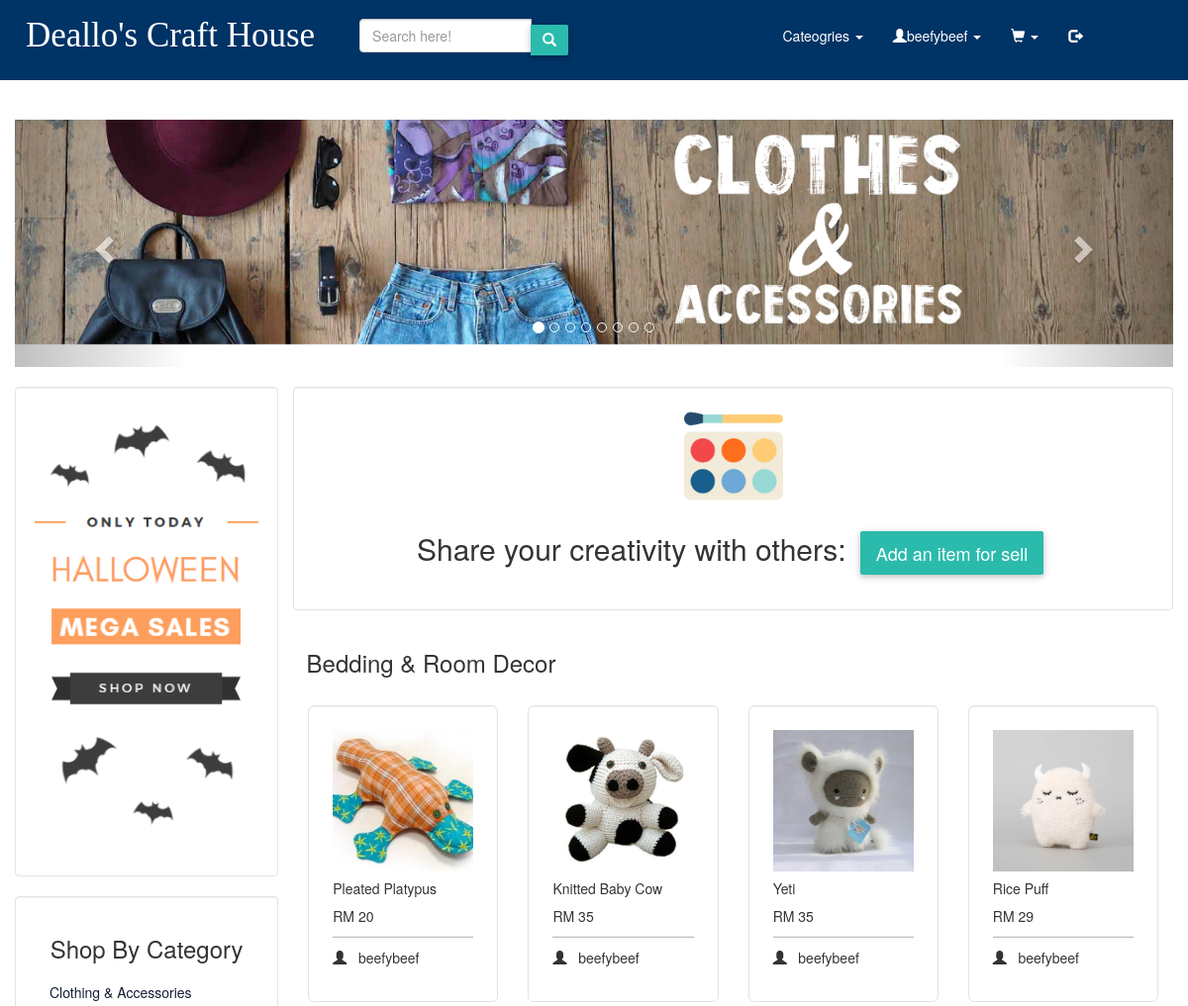
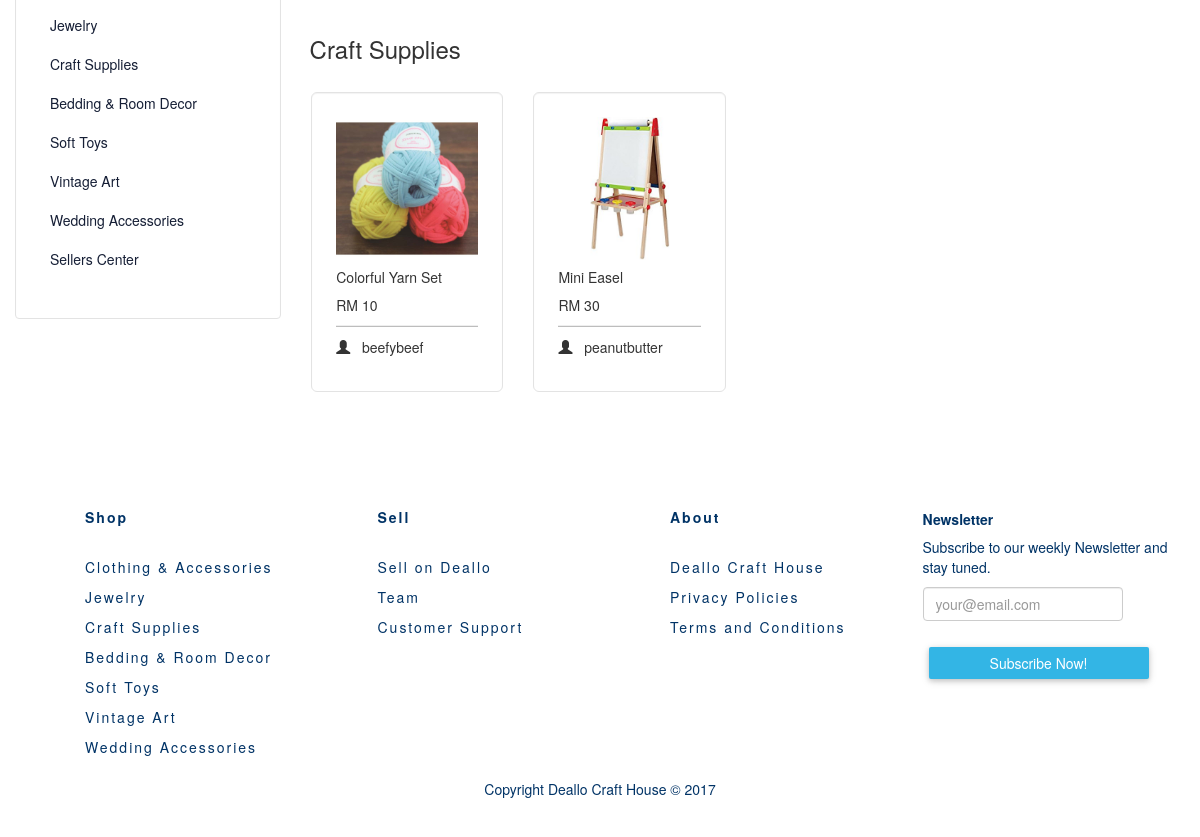
The app's page /index.php (signed in) with its own data (2 pictures, top to bottom).
### tables this page shows
CREATE TABLE `product` (
  `id` int(11) NOT NULL,
  `name` varchar(80) NOT NULL,
  `summary` varchar(255) NOT NULL,
  `price` double NOT NULL,
  `quantity` varchar(10) NOT NULL,
  `image` varchar(100) NOT NULL,
  `product_owner` varchar(255) NOT NULL,
  `category` varchar(255) NOT NULL
);

### index.php (the view, shortened to what this page needs)
<?php include 'includes/product_config.php' ?>
<!DOCTYPE html>
<html lang="en">
<head>
    <link rel="stylesheet=" href="styles/bootstrap/bootstrap.css"/>
    <link rel="stylesheet" href="https://maxcdn.bootstrapcdn.com/bootstrap/3.3.7/css/bootstrap.min.css"/>
    <link rel="stylesheet" type="text/css" href="styles/test.css"/>
    <link rel="stylesheet" type="text/css" href="styles/buttons.css"/>
    <link rel="stylesheet" type="text/css" href="styles/footer.css"/>
    <link rel="stylesheet" href="http://maxcdn.bootstrapcdn.com/font-awesome/4.2.0/css/font-awesome.min.css">
</head>
<body class="index_bg">
<?php include "templates/navbar_index.php" ?>
<body>
    <div class="container-fluid"" >
	     <div class="row">
	       <div class="col-lg-12 col-md-12 col-sm-12 col-xs-12">
	       <br>
	         <?php include 'templates/carousel_slides.php' ?>
		    </div>
    	</div>
	<div class="row" style="padding-right: 15px;">
		<div class="col-lg-3 col-md-3">
    <br>
    <div class="well" style="background-color: white; ">
      <div class="ads" style="border-radius: 50px;">
        <img src="images/ads/ad1.png" class="img-responsive"/>
      </div>
    </div>
      <div class="well" style="background-color: white; ">
		  <h3 align="center">Shop By Category</h3>
		  <div class="list-group categories" style="border-radius: 50px;">
        <div class="category-list-group">
  			<a href="pages/products/clothingAcc.php" class="list-group-item">Clothing &amp; Accessories</a>
  			<a href="pages/products/jewelry.php" class="list-group-item">Jewelry</a>
  			<a href="pages/products/craftSupplies.php" class="list-group-item">Craft Supplies</a>
  			<a href="pages/products/bedding.php" class="list-group-item">Bedding &amp; Room Decor</a>
  			<a href="pages/products/softToys.php" class="list-group-item">Soft Toys</a>
  			<a href="pages/products/vintage.php" class="list-group-item">Vintage Art</a>
  			<a href="pages/products/wedding.php" class="list-group-item">Wedding Accessories</a>
  			<a href="pages/myProducts.php" class="list-group-item">Sellers Center</a>
        </div>
		  </div>
		</div>
	</div>
    <div class="col-lg-9 col-md-9">
    <div class="row">
    <br>
    <div class="well" style="background-color: white;">
    <div class="welcome_heading" align="center">
    <img src="images/watercolor.png" class="img-responsive" style="max-width: 100px; max-height: 100px;"/>
    <h2> Share your creativity with others: <a href="pages/addproducts.php" class="btn btn-lg btn-default my-cart-btn">Add an item for sell</a></h2>
    </div>
    </div>
    </div>
    </div>
		<div class="col-lg-9 col-md-9" class="products">
		<div class="row">
      <h3> &nbsp; Bedding & Room Decor </h3>
			  <?php
				  $stmt = $dbh->prepare('SELECT * FROM product WHERE category= "Soft Toys" LIMIT 4 OFFSET 0');
				  $stmt->execute();
				  if($stmt->rowCount() > 0)
				  {
					while($row=$stmt->fetch(PDO::FETCH_ASSOC))
					{
					  extract($row);
			  ?>
					<div class="col-lg-3 col-md-3 col-sm-3 col-xs-3">
					  <br/>
							  <div class="well well-lg" style="background-color: white;">
								 <img src="images/product_images/<?php echo $row['image']; ?>" alt="Product Image" align="middle" class="img-responsive mx-auto d-block" width="200" height="200" />
								<div class="card-body">
								  <h5 class="card-title">
									<a href="pages/products.php"><?php echo $name ?></a>
								  </h5>
								  <p class="product-price">
									  RM <?php echo $price; ?>
								  </p>
								  <hr class="divider-owner"/>
								  <p><span class="glyphicon glyphicon-user"></span>&nbsp; &nbsp;<?php echo $row['product_owner']; ?></p>
							  </div>
							</div>
					</div>
				<?php
					}
				?>
				</div>
        <?php
        }
        ?>
        <div class="row">
         <h3> &nbsp; Craft Supplies </h3>
        <?php
          $stmt = $dbh->prepare('SELECT * FROM product WHERE category= "Craft Supplies" LIMIT 4 OFFSET 0');
          $stmt->execute();
          if($stmt->rowCount() > 0)
          {
          while($row=$stmt->fetch(PDO::FETCH_ASSOC))
          {
            extract($row);
        ?>
          <div class="col-lg-3 col-md-3 col-sm-3 col-xs-3">
            <br/>
                <div class="well well-lg" style="background-color: white;">
                 <img src="images/product_images/<?php echo $row['image']; ?>" alt="Product Image" align="middle" class="img-responsive mx-auto d-block" width="200" height="200" />
                <div class="card-body">
                  <h5 class="card-title">
                  <a href="pages/products.php" ><?php echo $name ?></a>
                  </h5>
                  <p class="product-price">
                    <?php echo "RM $price  &nbsp &nbsp"; ?>
                  </p>
                  <hr class="divider-owner"/>
                  <p><span class="glyphicon glyphicon-user"></span>&nbsp; &nbsp;<?php echo $row['product_owner']; ?></p>
                </div>
              </div>
          </div>
        <?php
          }
        ?>
        </div>
				<?php
				  }
				?>
		</div>
	</div>
  </div>
  <?php include 'templates/footer_index.php' ?>
  </body>
</html>

### styles/test.css (style rules this page uses)
body { background-color: #FFFFFF; }
.container-fluid { background-color: #FFFFFF; }
.category-list-group a { color: #151E35; border-style: none; }
a { color: inherit; }
.divider-owner { background:#BDBDBD; width: 100%; height: 1px; margin: 10px auto; border-bottom: 1px }
h2 { text-align:center; }
img { margin: auto; display: block; }

### styles/buttons.css (style rules this page uses)
.btn { border-radius: 2px; border: 0; transition: .2s ease-out; color: #fff; margin: 6px; box-shadow: 0 2px 5px 0 rgba(0, 0, 0, 0.16), 0 2px 10px 0 rgba(0, 0, 0, 0.12); }
.btn-default { background: #2BBBAD; }

### records on screen
product: image (picture), name "Pleated Platypus", price "20", product_owner "beefybeef"
product: image (picture), name "Knitted Baby Cow", price "35", product_owner "beefybeef"
product: image (picture), name "Yeti", price "35", product_owner "beefybeef"
product: image (picture), name "Rice Puff", price "29", product_owner "beefybeef"
product: image (picture), name "Colorful Yarn Set", price "10", product_owner "beefybeef"
product: image (picture), name "Mini Easel", price "30", product_owner "peanutbutter"

### other values on screen
$_SESSION['username'] "beefybeef"
